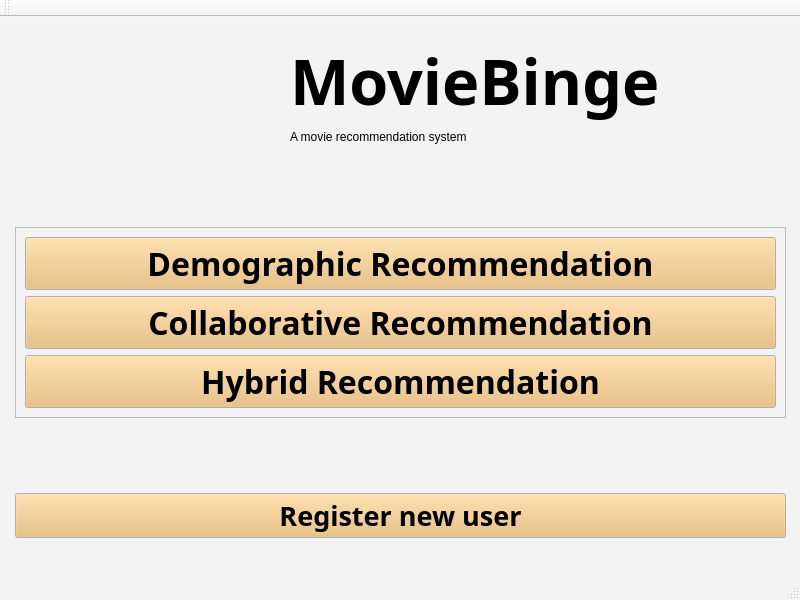
<?xml version="1.0" encoding="UTF-8"?>
<ui version="4.0">
 <class>MainWindow</class>
 <widget class="QMainWindow" name="MainWindow">
  <property name="geometry">
   <rect>
    <x>0</x>
    <y>0</y>
    <width>800</width>
    <height>600</height>
   </rect>
  </property>
  <property name="palette">
   <palette>
    <active>
     <colorrole role="WindowText">
      <brush brushstyle="SolidPattern">
       <color alpha="255">
        <red>0</red>
        <green>0</green>
        <blue>0</blue>
       </color>
      </brush>
     </colorrole>
     <colorrole role="Button">
      <brush brushstyle="SolidPattern">
       <color alpha="255">
        <red>233</red>
        <green>185</green>
        <blue>110</blue>
       </color>
      </brush>
     </colorrole>
     <colorrole role="Light">
      <brush brushstyle="SolidPattern">
       <color alpha="255">
        <red>255</red>
        <green>240</green>
        <blue>215</blue>
       </color>
      </brush>
     </colorrole>
     <colorrole role="Midlight">
      <brush brushstyle="SolidPattern">
       <color alpha="255">
        <red>244</red>
        <green>212</green>
        <blue>162</blue>
       </color>
      </brush>
     </colorrole>
     <colorrole role="Dark">
      <brush brushstyle="SolidPattern">
       <color alpha="255">
        <red>116</red>
        <green>92</green>
        <blue>55</blue>
       </color>
      </brush>
     </colorrole>
     <colorrole role="Mid">
      <brush brushstyle="SolidPattern">
       <color alpha="255">
        <red>155</red>
        <green>123</green>
        <blue>73</blue>
       </color>
      </brush>
     </colorrole>
     <colorrole role="Text">
      <brush brushstyle="SolidPattern">
       <color alpha="255">
        <red>0</red>
        <green>0</green>
        <blue>0</blue>
       </color>
      </brush>
     </colorrole>
     <colorrole role="BrightText">
      <brush brushstyle="SolidPattern">
       <color alpha="255">
        <red>255</red>
        <green>255</green>
        <blue>255</blue>
       </color>
      </brush>
     </colorrole>
     <colorrole role="ButtonText">
      <brush brushstyle="SolidPattern">
       <color alpha="255">
        <red>0</red>
        <green>0</green>
        <blue>0</blue>
       </color>
      </brush>
     </colorrole>
     <colorrole role="Base">
      <brush brushstyle="SolidPattern">
       <color alpha="255">
        <red>255</red>
        <green>255</green>
        <blue>255</blue>
       </color>
      </brush>
     </colorrole>
     <colorrole role="Window">
      <brush brushstyle="SolidPattern">
       <color alpha="255">
        <red>243</red>
        <green>243</green>
        <blue>243</blue>
       </color>
      </brush>
     </colorrole>
     <colorrole role="Shadow">
      <brush brushstyle="SolidPattern">
       <color alpha="255">
        <red>0</red>
        <green>0</green>
        <blue>0</blue>
       </color>
      </brush>
     </colorrole>
     <colorrole role="AlternateBase">
      <brush brushstyle="SolidPattern">
       <color alpha="255">
        <red>244</red>
        <green>220</green>
        <blue>182</blue>
       </color>
      </brush>
     </colorrole>
     <colorrole role="ToolTipBase">
      <brush brushstyle="SolidPattern">
       <color alpha="255">
        <red>255</red>
        <green>255</green>
        <blue>220</blue>
       </color>
      </brush>
     </colorrole>
     <colorrole role="ToolTipText">
      <brush brushstyle="SolidPattern">
       <color alpha="255">
        <red>0</red>
        <green>0</green>
        <blue>0</blue>
       </color>
      </brush>
     </colorrole>
    </active>
    <inactive>
     <colorrole role="WindowText">
      <brush brushstyle="SolidPattern">
       <color alpha="255">
        <red>0</red>
        <green>0</green>
        <blue>0</blue>
       </color>
      </brush>
     </colorrole>
     <colorrole role="Button">
      <brush brushstyle="SolidPattern">
       <color alpha="255">
        <red>233</red>
        <green>185</green>
        <blue>110</blue>
       </color>
      </brush>
     </colorrole>
     <colorrole role="Light">
      <brush brushstyle="SolidPattern">
       <color alpha="255">
        <red>255</red>
        <green>240</green>
        <blue>215</blue>
       </color>
      </brush>
     </colorrole>
     <colorrole role="Midlight">
      <brush brushstyle="SolidPattern">
       <color alpha="255">
        <red>244</red>
        <green>212</green>
        <blue>162</blue>
       </color>
      </brush>
     </colorrole>
     <colorrole role="Dark">
      <brush brushstyle="SolidPattern">
       <color alpha="255">
        <red>116</red>
        <green>92</green>
        <blue>55</blue>
       </color>
      </brush>
     </colorrole>
     <colorrole role="Mid">
      <brush brushstyle="SolidPattern">
       <color alpha="255">
        <red>155</red>
        <green>123</green>
        <blue>73</blue>
       </color>
      </brush>
     </colorrole>
     <colorrole role="Text">
      <brush brushstyle="SolidPattern">
       <color alpha="255">
        <red>0</red>
        <green>0</green>
        <blue>0</blue>
       </color>
      </brush>
     </colorrole>
     <colorrole role="BrightText">
      <brush brushstyle="SolidPattern">
       <color alpha="255">
        <red>255</red>
        <green>255</green>
        <blue>255</blue>
       </color>
      </brush>
     </colorrole>
     <colorrole role="ButtonText">
      <brush brushstyle="SolidPattern">
       <color alpha="255">
        <red>0</red>
        <green>0</green>
        <blue>0</blue>
       </color>
      </brush>
     </colorrole>
     <colorrole role="Base">
      <brush brushstyle="SolidPattern">
       <color alpha="255">
        <red>255</red>
        <green>255</green>
        <blue>255</blue>
       </color>
      </brush>
     </colorrole>
     <colorrole role="Window">
      <brush brushstyle="SolidPattern">
       <color alpha="255">
        <red>243</red>
        <green>243</green>
        <blue>243</blue>
       </color>
      </brush>
     </colorrole>
     <colorrole role="Shadow">
      <brush brushstyle="SolidPattern">
       <color alpha="255">
        <red>0</red>
        <green>0</green>
        <blue>0</blue>
       </color>
      </brush>
     </colorrole>
     <colorrole role="AlternateBase">
      <brush brushstyle="SolidPattern">
       <color alpha="255">
        <red>244</red>
        <green>220</green>
        <blue>182</blue>
       </color>
      </brush>
     </colorrole>
     <colorrole role="ToolTipBase">
      <brush brushstyle="SolidPattern">
       <color alpha="255">
        <red>255</red>
        <green>255</green>
        <blue>220</blue>
       </color>
      </brush>
     </colorrole>
     <colorrole role="ToolTipText">
      <brush brushstyle="SolidPattern">
       <color alpha="255">
        <red>0</red>
        <green>0</green>
        <blue>0</blue>
       </color>
      </brush>
     </colorrole>
    </inactive>
    <disabled>
     <colorrole role="WindowText">
      <brush brushstyle="SolidPattern">
       <color alpha="255">
        <red>116</red>
        <green>92</green>
        <blue>55</blue>
       </color>
      </brush>
     </colorrole>
     <colorrole role="Button">
      <brush brushstyle="SolidPattern">
       <color alpha="255">
        <red>233</red>
        <green>185</green>
        <blue>110</blue>
       </color>
      </brush>
     </colorrole>
     <colorrole role="Light">
      <brush brushstyle="SolidPattern">
       <color alpha="255">
        <red>255</red>
        <green>240</green>
        <blue>215</blue>
       </color>
      </brush>
     </colorrole>
     <colorrole role="Midlight">
      <brush brushstyle="SolidPattern">
       <color alpha="255">
        <red>244</red>
        <green>212</green>
        <blue>162</blue>
       </color>
      </brush>
     </colorrole>
     <colorrole role="Dark">
      <brush brushstyle="SolidPattern">
       <color alpha="255">
        <red>116</red>
        <green>92</green>
        <blue>55</blue>
       </color>
      </brush>
     </colorrole>
     <colorrole role="Mid">
      <brush brushstyle="SolidPattern">
       <color alpha="255">
        <red>155</red>
        <green>123</green>
        <blue>73</blue>
       </color>
      </brush>
     </colorrole>
     <colorrole role="Text">
      <brush brushstyle="SolidPattern">
       <color alpha="255">
        <red>116</red>
        <green>92</green>
        <blue>55</blue>
       </color>
      </brush>
     </colorrole>
     <colorrole role="BrightText">
      <brush brushstyle="SolidPattern">
       <color alpha="255">
        <red>255</red>
        <green>255</green>
        <blue>255</blue>
       </color>
      </brush>
     </colorrole>
     <colorrole role="ButtonText">
      <brush brushstyle="SolidPattern">
       <color alpha="255">
        <red>116</red>
        <green>92</green>
        <blue>55</blue>
       </color>
      </brush>
     </colorrole>
     <colorrole role="Base">
      <brush brushstyle="SolidPattern">
       <color alpha="255">
        <red>243</red>
        <green>243</green>
        <blue>243</blue>
       </color>
      </brush>
     </colorrole>
     <colorrole role="Window">
      <brush brushstyle="SolidPattern">
       <color alpha="255">
        <red>243</red>
        <green>243</green>
        <blue>243</blue>
       </color>
      </brush>
     </colorrole>
     <colorrole role="Shadow">
      <brush brushstyle="SolidPattern">
       <color alpha="255">
        <red>0</red>
        <green>0</green>
        <blue>0</blue>
       </color>
      </brush>
     </colorrole>
     <colorrole role="AlternateBase">
      <brush brushstyle="SolidPattern">
       <color alpha="255">
        <red>233</red>
        <green>185</green>
        <blue>110</blue>
       </color>
      </brush>
     </colorrole>
     <colorrole role="ToolTipBase">
      <brush brushstyle="SolidPattern">
       <color alpha="255">
        <red>255</red>
        <green>255</green>
        <blue>220</blue>
       </color>
      </brush>
     </colorrole>
     <colorrole role="ToolTipText">
      <brush brushstyle="SolidPattern">
       <color alpha="255">
        <red>0</red>
        <green>0</green>
        <blue>0</blue>
       </color>
      </brush>
     </colorrole>
    </disabled>
   </palette>
  </property>
  <property name="windowTitle">
   <string>MovieBinge</string>
  </property>
  <property name="layoutDirection">
   <enum>Qt::LeftToRight</enum>
  </property>
  <property name="tabShape">
   <enum>QTabWidget::Rounded</enum>
  </property>
  <widget class="QWidget" name="centralwidget">
   <widget class="QWidget" name="">
    <property name="geometry">
     <rect>
      <x>10</x>
      <y>130</y>
      <width>781</width>
      <height>401</height>
     </rect>
    </property>
    <layout class="QVBoxLayout" name="verticalLayout_2">
     <property name="leftMargin">
      <number>5</number>
     </property>
     <property name="topMargin">
      <number>10</number>
     </property>
     <property name="rightMargin">
      <number>5</number>
     </property>
     <property name="bottomMargin">
      <number>10</number>
     </property>
     <item>
      <spacer name="verticalSpacer">
       <property name="orientation">
        <enum>Qt::Vertical</enum>
       </property>
       <property name="sizeHint" stdset="0">
        <size>
         <width>20</width>
         <height>40</height>
        </size>
       </property>
      </spacer>
     </item>
     <item>
      <widget class="QFrame" name="frame">
       <property name="font">
        <font>
         <family>Umpush</family>
         <pointsize>24</pointsize>
         <weight>75</weight>
         <bold>true</bold>
        </font>
       </property>
       <property name="frameShape">
        <enum>QFrame::StyledPanel</enum>
       </property>
       <property name="frameShadow">
        <enum>QFrame::Raised</enum>
       </property>
       <layout class="QVBoxLayout" name="verticalLayout">
        <item>
         <widget class="QPushButton" name="pushButton">
          <property name="text">
           <string>Demographic Recommendation</string>
          </property>
         </widget>
        </item>
        <item>
         <widget class="QPushButton" name="pushButton_2">
          <property name="text">
           <string>Collaborative Recommendation</string>
          </property>
         </widget>
        </item>
        <item>
         <widget class="QPushButton" name="pushButton_3">
          <property name="text">
           <string>Hybrid Recommendation</string>
          </property>
         </widget>
        </item>
       </layout>
      </widget>
     </item>
     <item>
      <spacer name="verticalSpacer_2">
       <property name="orientation">
        <enum>Qt::Vertical</enum>
       </property>
       <property name="sizeHint" stdset="0">
        <size>
         <width>20</width>
         <height>38</height>
        </size>
       </property>
      </spacer>
     </item>
     <item>
      <widget class="QPushButton" name="pushButton_4">
       <property name="font">
        <font>
         <family>Umpush</family>
         <pointsize>20</pointsize>
         <weight>75</weight>
         <bold>true</bold>
        </font>
       </property>
       <property name="text">
        <string>Register new user</string>
       </property>
      </widget>
     </item>
    </layout>
   </widget>
   <widget class="QWidget" name="">
    <property name="geometry">
     <rect>
      <x>290</x>
      <y>20</y>
      <width>239</width>
      <height>89</height>
     </rect>
    </property>
    <layout class="QVBoxLayout" name="verticalLayout_3">
     <property name="sizeConstraint">
      <enum>QLayout::SetMinimumSize</enum>
     </property>
     <item>
      <widget class="QLabel" name="titleLabel">
       <property name="font">
        <font>
         <family>Keraleeyam</family>
         <pointsize>47</pointsize>
         <weight>75</weight>
         <italic>false</italic>
         <bold>true</bold>
        </font>
       </property>
       <property name="text">
        <string>MovieBinge</string>
       </property>
      </widget>
     </item>
     <item>
      <widget class="QLabel" name="label">
       <property name="text">
        <string>A movie recommendation system</string>
       </property>
      </widget>
     </item>
    </layout>
   </widget>
  </widget>
  <widget class="QMenuBar" name="menubar">
   <property name="geometry">
    <rect>
     <x>0</x>
     <y>0</y>
     <width>800</width>
     <height>22</height>
    </rect>
   </property>
  </widget>
  <widget class="QStatusBar" name="statusbar"/>
  <widget class="QToolBar" name="toolBar">
   <property name="windowTitle">
    <string>toolBar</string>
   </property>
   <attribute name="toolBarArea">
    <enum>TopToolBarArea</enum>
   </attribute>
   <attribute name="toolBarBreak">
    <bool>false</bool>
   </attribute>
  </widget>
 </widget>
 <resources/>
 <connections/>
</ui>
